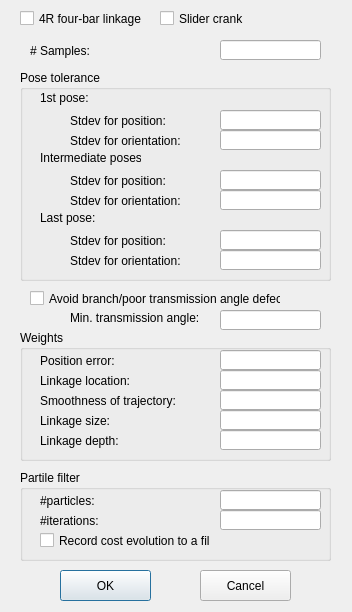
<?xml version="1.0" encoding="UTF-8"?>
<ui version="4.0">
 <class>LinkageSynthesisOptionDialog</class>
 <widget class="QDialog" name="LinkageSynthesisOptionDialog">
  <property name="geometry">
   <rect>
    <x>0</x>
    <y>0</y>
    <width>352</width>
    <height>612</height>
   </rect>
  </property>
  <property name="windowTitle">
   <string>Synthesis Options</string>
  </property>
  <widget class="QLabel" name="label">
   <property name="geometry">
    <rect>
     <x>30</x>
     <y>40</y>
     <width>61</width>
     <height>21</height>
    </rect>
   </property>
   <property name="text">
    <string># Samples:</string>
   </property>
  </widget>
  <widget class="QLineEdit" name="lineEditNumSamples">
   <property name="geometry">
    <rect>
     <x>220</x>
     <y>40</y>
     <width>101</width>
     <height>20</height>
    </rect>
   </property>
  </widget>
  <widget class="QCheckBox" name="checkBoxAvoidBranchDefect">
   <property name="geometry">
    <rect>
     <x>30</x>
     <y>290</y>
     <width>251</width>
     <height>17</height>
    </rect>
   </property>
   <property name="text">
    <string>Avoid branch/poor transmission angle defect</string>
   </property>
  </widget>
  <widget class="QPushButton" name="pushButtonOK">
   <property name="geometry">
    <rect>
     <x>60</x>
     <y>570</y>
     <width>91</width>
     <height>31</height>
    </rect>
   </property>
   <property name="text">
    <string>OK</string>
   </property>
  </widget>
  <widget class="QPushButton" name="pushButtonCancel">
   <property name="geometry">
    <rect>
     <x>200</x>
     <y>570</y>
     <width>91</width>
     <height>31</height>
    </rect>
   </property>
   <property name="text">
    <string>Cancel</string>
   </property>
  </widget>
  <widget class="QGroupBox" name="groupBox">
   <property name="geometry">
    <rect>
     <x>20</x>
     <y>70</y>
     <width>311</width>
     <height>211</height>
    </rect>
   </property>
   <property name="title">
    <string>Pose tolerance</string>
   </property>
   <widget class="QLabel" name="label_2">
    <property name="geometry">
     <rect>
      <x>50</x>
      <y>40</y>
      <width>131</width>
      <height>21</height>
     </rect>
    </property>
    <property name="text">
     <string>Stdev for position:</string>
    </property>
   </widget>
   <widget class="QLineEdit" name="lineEditStdDevPositionFirst">
    <property name="geometry">
     <rect>
      <x>200</x>
      <y>40</y>
      <width>101</width>
      <height>20</height>
     </rect>
    </property>
   </widget>
   <widget class="QLabel" name="label_6">
    <property name="geometry">
     <rect>
      <x>50</x>
      <y>100</y>
      <width>101</width>
      <height>21</height>
     </rect>
    </property>
    <property name="text">
     <string>Stdev for position:</string>
    </property>
   </widget>
   <widget class="QLineEdit" name="lineEditStdDevPositionMiddle">
    <property name="geometry">
     <rect>
      <x>200</x>
      <y>100</y>
      <width>101</width>
      <height>20</height>
     </rect>
    </property>
   </widget>
   <widget class="QLabel" name="label_7">
    <property name="geometry">
     <rect>
      <x>50</x>
      <y>160</y>
      <width>131</width>
      <height>21</height>
     </rect>
    </property>
    <property name="text">
     <string>Stdev for position:</string>
    </property>
   </widget>
   <widget class="QLineEdit" name="lineEditStdDevPositionLast">
    <property name="geometry">
     <rect>
      <x>200</x>
      <y>160</y>
      <width>101</width>
      <height>20</height>
     </rect>
    </property>
   </widget>
   <widget class="QLabel" name="label_8">
    <property name="geometry">
     <rect>
      <x>20</x>
      <y>20</y>
      <width>51</width>
      <height>16</height>
     </rect>
    </property>
    <property name="text">
     <string>1st pose:</string>
    </property>
   </widget>
   <widget class="QLabel" name="label_9">
    <property name="geometry">
     <rect>
      <x>50</x>
      <y>60</y>
      <width>131</width>
      <height>21</height>
     </rect>
    </property>
    <property name="text">
     <string>Stdev for orientation:</string>
    </property>
   </widget>
   <widget class="QLineEdit" name="lineEditStdDevOrientationFirst">
    <property name="geometry">
     <rect>
      <x>200</x>
      <y>60</y>
      <width>101</width>
      <height>20</height>
     </rect>
    </property>
   </widget>
   <widget class="QLabel" name="label_10">
    <property name="geometry">
     <rect>
      <x>20</x>
      <y>80</y>
      <width>101</width>
      <height>16</height>
     </rect>
    </property>
    <property name="text">
     <string>Intermediate poses:</string>
    </property>
   </widget>
   <widget class="QLabel" name="label_11">
    <property name="geometry">
     <rect>
      <x>50</x>
      <y>120</y>
      <width>121</width>
      <height>21</height>
     </rect>
    </property>
    <property name="text">
     <string>Stdev for orientation:</string>
    </property>
   </widget>
   <widget class="QLineEdit" name="lineEditStdDevOrientationMiddle">
    <property name="geometry">
     <rect>
      <x>200</x>
      <y>120</y>
      <width>101</width>
      <height>20</height>
     </rect>
    </property>
   </widget>
   <widget class="QLabel" name="label_12">
    <property name="geometry">
     <rect>
      <x>20</x>
      <y>140</y>
      <width>101</width>
      <height>16</height>
     </rect>
    </property>
    <property name="text">
     <string>Last pose:</string>
    </property>
   </widget>
   <widget class="QLabel" name="label_13">
    <property name="geometry">
     <rect>
      <x>50</x>
      <y>180</y>
      <width>131</width>
      <height>21</height>
     </rect>
    </property>
    <property name="text">
     <string>Stdev for orientation:</string>
    </property>
   </widget>
   <widget class="QLineEdit" name="lineEditStdDevOrientationLast">
    <property name="geometry">
     <rect>
      <x>200</x>
      <y>180</y>
      <width>101</width>
      <height>20</height>
     </rect>
    </property>
   </widget>
  </widget>
  <widget class="QGroupBox" name="groupBox_2">
   <property name="geometry">
    <rect>
     <x>20</x>
     <y>330</y>
     <width>311</width>
     <height>131</height>
    </rect>
   </property>
   <property name="title">
    <string>Weights</string>
   </property>
   <widget class="QLabel" name="label_3">
    <property name="geometry">
     <rect>
      <x>20</x>
      <y>20</y>
      <width>111</width>
      <height>21</height>
     </rect>
    </property>
    <property name="text">
     <string>Position error:</string>
    </property>
   </widget>
   <widget class="QLineEdit" name="lineEditPositionErrorWeight">
    <property name="geometry">
     <rect>
      <x>200</x>
      <y>20</y>
      <width>101</width>
      <height>20</height>
     </rect>
    </property>
   </widget>
   <widget class="QLabel" name="label_4">
    <property name="geometry">
     <rect>
      <x>20</x>
      <y>60</y>
      <width>161</width>
      <height>21</height>
     </rect>
    </property>
    <property name="text">
     <string>Smoothness of trajectory:</string>
    </property>
   </widget>
   <widget class="QLineEdit" name="lineEditTrajectoryWeight">
    <property name="geometry">
     <rect>
      <x>200</x>
      <y>60</y>
      <width>101</width>
      <height>20</height>
     </rect>
    </property>
   </widget>
   <widget class="QLabel" name="label_5">
    <property name="geometry">
     <rect>
      <x>20</x>
      <y>80</y>
      <width>121</width>
      <height>21</height>
     </rect>
    </property>
    <property name="text">
     <string>Linkage size:</string>
    </property>
   </widget>
   <widget class="QLineEdit" name="lineEditSizeWeight">
    <property name="geometry">
     <rect>
      <x>200</x>
      <y>80</y>
      <width>101</width>
      <height>20</height>
     </rect>
    </property>
   </widget>
   <widget class="QLabel" name="label_15">
    <property name="geometry">
     <rect>
      <x>20</x>
      <y>40</y>
      <width>111</width>
      <height>21</height>
     </rect>
    </property>
    <property name="text">
     <string>Linkage location:</string>
    </property>
   </widget>
   <widget class="QLineEdit" name="lineEditLinkageLocationWeight">
    <property name="geometry">
     <rect>
      <x>200</x>
      <y>40</y>
      <width>101</width>
      <height>20</height>
     </rect>
    </property>
   </widget>
   <widget class="QLineEdit" name="lineEditLinkageDepthWeight">
    <property name="geometry">
     <rect>
      <x>200</x>
      <y>100</y>
      <width>101</width>
      <height>20</height>
     </rect>
    </property>
   </widget>
   <widget class="QLabel" name="label_18">
    <property name="geometry">
     <rect>
      <x>20</x>
      <y>100</y>
      <width>121</width>
      <height>21</height>
     </rect>
    </property>
    <property name="text">
     <string>Linkage depth:</string>
    </property>
   </widget>
  </widget>
  <widget class="QGroupBox" name="groupBox_3">
   <property name="geometry">
    <rect>
     <x>20</x>
     <y>470</y>
     <width>311</width>
     <height>91</height>
    </rect>
   </property>
   <property name="title">
    <string>Partile filter</string>
   </property>
   <widget class="QLabel" name="label_16">
    <property name="geometry">
     <rect>
      <x>20</x>
      <y>20</y>
      <width>111</width>
      <height>21</height>
     </rect>
    </property>
    <property name="text">
     <string>#particles:</string>
    </property>
   </widget>
   <widget class="QLabel" name="label_17">
    <property name="geometry">
     <rect>
      <x>20</x>
      <y>40</y>
      <width>111</width>
      <height>21</height>
     </rect>
    </property>
    <property name="text">
     <string>#iterations:</string>
    </property>
   </widget>
   <widget class="QLineEdit" name="lineEditNumParticles">
    <property name="geometry">
     <rect>
      <x>200</x>
      <y>20</y>
      <width>101</width>
      <height>20</height>
     </rect>
    </property>
   </widget>
   <widget class="QLineEdit" name="lineEditNumIterations">
    <property name="geometry">
     <rect>
      <x>200</x>
      <y>40</y>
      <width>101</width>
      <height>20</height>
     </rect>
    </property>
   </widget>
   <widget class="QCheckBox" name="checkBoxRecordFile">
    <property name="geometry">
     <rect>
      <x>20</x>
      <y>60</y>
      <width>171</width>
      <height>21</height>
     </rect>
    </property>
    <property name="text">
     <string>Record cost evolution to a file</string>
    </property>
   </widget>
  </widget>
  <widget class="QLineEdit" name="lineEditMinTransmissionAngle">
   <property name="geometry">
    <rect>
     <x>220</x>
     <y>310</y>
     <width>101</width>
     <height>20</height>
    </rect>
   </property>
  </widget>
  <widget class="QLabel" name="label_19">
   <property name="geometry">
    <rect>
     <x>70</x>
     <y>310</y>
     <width>131</width>
     <height>16</height>
    </rect>
   </property>
   <property name="text">
    <string>Min. transmission angle:</string>
   </property>
  </widget>
  <widget class="QCheckBox" name="checkBox4RLinkage">
   <property name="geometry">
    <rect>
     <x>20</x>
     <y>10</y>
     <width>131</width>
     <height>17</height>
    </rect>
   </property>
   <property name="text">
    <string>4R four-bar linkage</string>
   </property>
  </widget>
  <widget class="QCheckBox" name="checkBoxSliderCrank">
   <property name="geometry">
    <rect>
     <x>160</x>
     <y>10</y>
     <width>131</width>
     <height>17</height>
    </rect>
   </property>
   <property name="text">
    <string>Slider crank</string>
   </property>
  </widget>
 </widget>
 <layoutdefault spacing="6" margin="11"/>
 <resources/>
 <connections/>
</ui>
